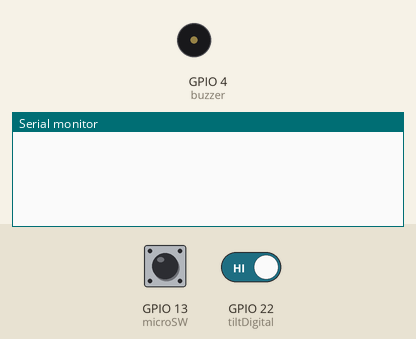
Simulated run of this sketch. Board: ESP32. On the bench: buzzer (waves = sounding, pin HIGH), the last lines printed to the serial monitor. The test bench sets the inputs (shaded band); at power-on: GPIO 13 (microSW) LOW, GPIO 22 (tiltDigital) HIGH.

Above: at 1.2 s.
1.3 s: GPIO 13 (microSW) driven HIGH and GPIO 22 (tiltDigital) driven LOW
At 2.5 s:
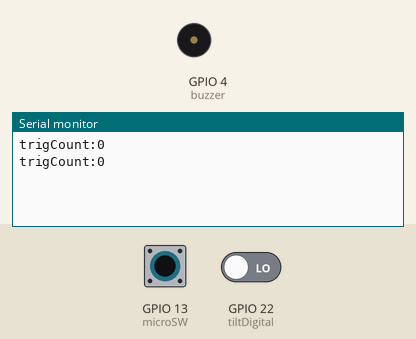
2.8 s: GPIO 13 (microSW) pulsed LOW 2 times (0.12 s each, 0.3 s apart)
At 3.8 s:
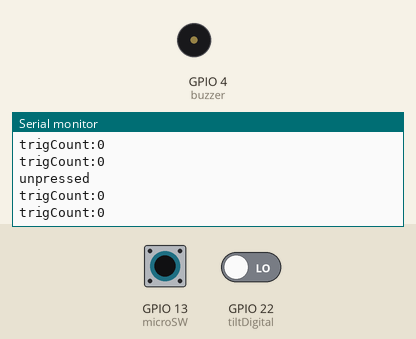

Measured:
- after the input at 1.3 s, the serial monitor: prints a new line at once (image 1)
- after the input at 2.8 s, the serial monitor: prints a new line after 0.12 s (image 2)

The sketch:

board4.ino
```cpp
#include <HardwareSerial.h>

#define tckMs portTICK_PERIOD_MS

static TaskHandle_t task_item_inside = NULL;
static TaskHandle_t task_alert = NULL;

hw_timer_t *timer = NULL;

//Pin assigned
int tiltDigital = 22;
int microSW = 13;
int buzzer = 4;
int channel = 0;
int freq = 400;
int resolution = 8;

//Global variables
int lock=1;
volatile bool stateChange=false; //boolean to tell if micro switch status changed
volatile bool switchState=false; //boolean of 1second debounced micro switch
volatile int trig=-10000; //value for trigger alert buzzer
volatile int trigCount=0; //value for trigger shock count threshold
bool activeStatus=false; //boolean declared from Board2 to tell if there is user activate the box
int val=-1; //value from board2

void debounce(){
  static int count = 200;
  if(digitalRead(microSW) && count>0){
    count--;
  }
  else if(!digitalRead(microSW) && count<201){
    count++;
  }

  if(count==0){
    if(!switchState){
      stateChange=true;
    }
    switchState=true;
  }
  else if(count==201){
    if(switchState){
      stateChange=true;
    }
    switchState=false;
  }
}

void item_inside(void *param){
  while(1){
    if(stateChange){
      if(switchState){
        Serial2.write(5); //have item
        Serial.println("pressed");
      }
      else{
        Serial2.write(6); //don't have item
        Serial.println("unpressed");
      }
      stateChange=false;
    }
    vTaskDelay(10/tckMs);
  }
}

void alert(void *param){
  while(1){
    if(digitalRead(tiltDigital)==0){
      if(lock && activeStatus && switchState){
        trigCount++;
      }
      Serial.print("trigCount:");
      Serial.println(trigCount);
    }
    if(trigCount>1){
      trig=millis();
      Serial2.write(7);
      Serial.println("triggered!");
      trigCount=0;
    }
    if(millis()-trig < 10000){ //this make the alarm buzzer alert for 10secs after triggered
      ledcWriteTone(channel,800);
      delay(500);
      ledcWriteTone(channel,0);
      delay(500);
    }
    vTaskDelay(10/tckMs);
  }
}

void setup() {
  // put your setup code here, to run once:
  pinMode(tiltDigital,INPUT);
  pinMode(microSW,INPUT);
  ledcSetup(channel, freq, resolution);
  ledcAttachPin(buzzer, channel);
  Serial.begin(115200);
  Serial2.begin(9600, SERIAL_8N1, 16, 17);
  timer = timerBegin(0,80,true);
  timerAttachInterrupt(timer,debounce,true);
  timerAlarmWrite(timer, 100,true);
  timerAlarmEnable(timer);
  xTaskCreatePinnedToCore(item_inside, "item_inside", 1024 * 32, NULL, 1, &task_item_inside, 0);
  xTaskCreatePinnedToCore(alert, "hardware_alert", 1024 * 32, NULL, 1, &task_alert, 0);
}

void loop() {
  // put your main code here, to run repeatedly:
  val = Serial2.read();
  if(val == 1){
    lock=0;
    Serial.println("unlocked");
  }
  else if(val == 2){
    lock=1;
    trigCount=0;
    Serial.println("locked");
  }
  else if(val == 3){
    activeStatus = true;
    trigCount=0;
  }
  else if(val == 4){
    activeStatus = false;
  }
}
```
